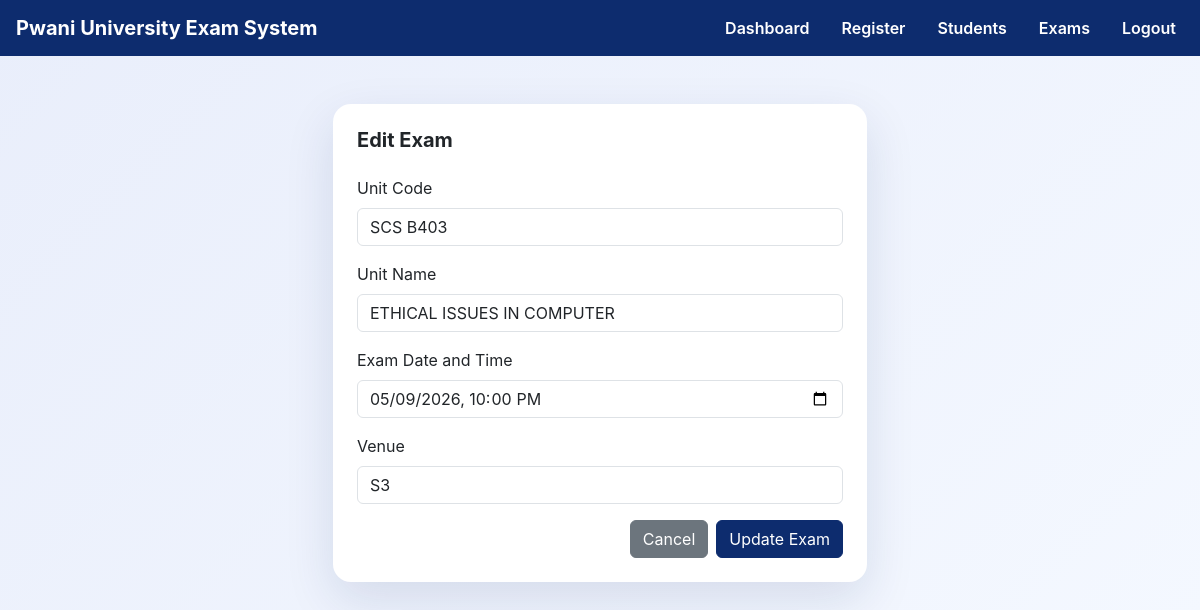
The page /exam/1/edit (signed in) on the database its author committed.
### models.py (models this page shows)
class Exam(db.Model):
    id        = db.Column(db.Integer, primary_key=True)
    unit_code = db.Column(db.String(20),  nullable=False)
    unit_name = db.Column(db.String(100), nullable=False)
    exam_date = db.Column(db.DateTime,    nullable=False)
    venue     = db.Column(db.String(100))

### app.py (the view, shortened to what this page needs)
@app.route("/exam/<int:exam_id>/edit", methods=["GET", "POST"])
@admin_required
def edit_exam(exam_id):
    exam = Exam.query.get_or_404(exam_id)
    return render_template("edit_exam.html", exam=exam)

### app.py (called while the page is built)
def admin_required(f):
    @wraps(f)
    def decorated(*args, **kwargs):
        if not session.get("admin_logged_in"):
            flash("Admin login required.", "warning")
            return redirect(url_for("admin_login"))
        return f(*args, **kwargs)
    return decorated

### templates/edit_exam.html
{% extends "base.html" %}
{% block content %}
<div class="container mt-5">
  <div class="row justify-content-center">
    <div class="col-md-6">
      <div class="card p-4">
        <h5 class="fw-bold mb-4">Edit Exam</h5>
        <form method="POST">
          <div class="mb-3">
            <label class="form-label">Unit Code</label>
            <input name="unit_code" class="form-control"
                   value="{{ exam.unit_code }}" required>
          </div>
          <div class="mb-3">
            <label class="form-label">Unit Name</label>
            <input name="unit_name" class="form-control"
                   value="{{ exam.unit_name }}" required>
          </div>
          <div class="mb-3">
            <label class="form-label">Exam Date and Time</label>
            <input name="exam_date" type="datetime-local" class="form-control"
                   value="{{ exam.exam_date.strftime('%Y-%m-%dT%H:%M') }}" required>
          </div>
          <div class="mb-3">
            <label class="form-label">Venue</label>
            <input name="venue" class="form-control"
                   value="{{ exam.venue }}" placeholder="e.g. Block A, Room 101">
          </div>
          <div class="d-grid gap-2 d-md-flex justify-content-md-end">
            <a href="{{ url_for('exams') }}" class="btn btn-secondary">Cancel</a>
            <button type="submit" class="btn btn-primary">Update Exam</button>
          </div>
        </form>
      </div>
    </div>
  </div>
</div>
{% endblock %}

### templates/base.html (style rules this page uses)
body { background: linear-gradient(135deg, #e9eefb 0%, #f4f8ff 100%); font-family: Inter, system-ui, -apple-system, BlinkMacSystemFont, "Segoe UI", sans-serif; }
.card { border: none; border-radius: 18px; box-shadow: 0 18px 50px rgba(15, 43, 101, 0.12); }
.btn-primary { background: #0d2c6e; border-color: #0d2c6e; }

### rows shown on the page
Exam: unit_code "SCS B403", unit_name "ETHICAL ISSUES IN COMPUTER", exam_date "05/09/2026 22:00", venue "S3"
